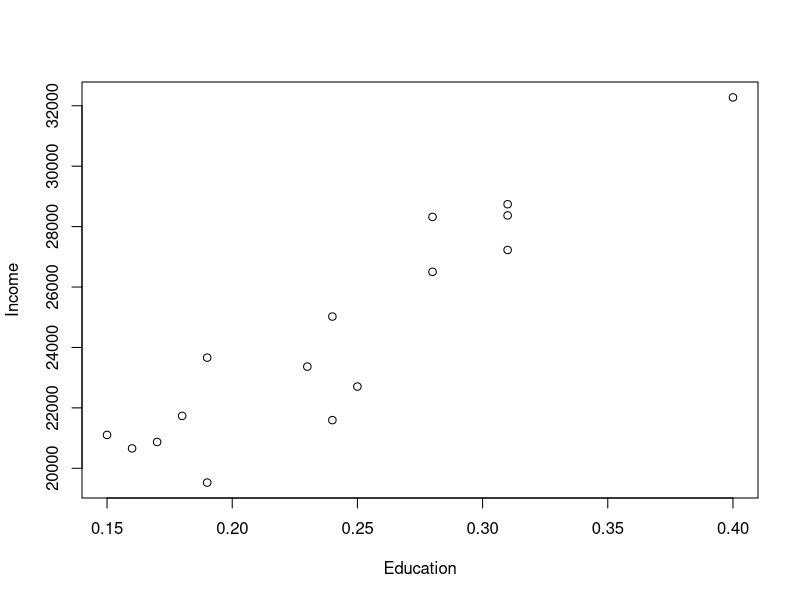
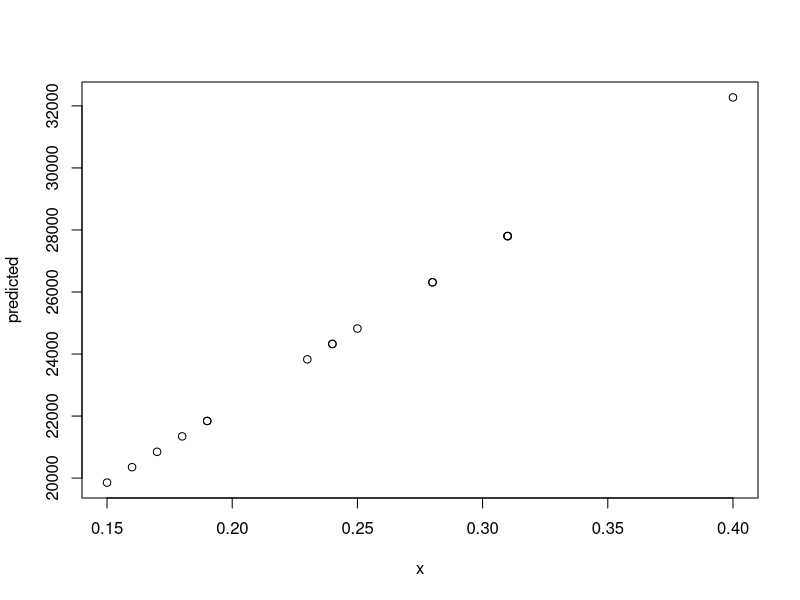
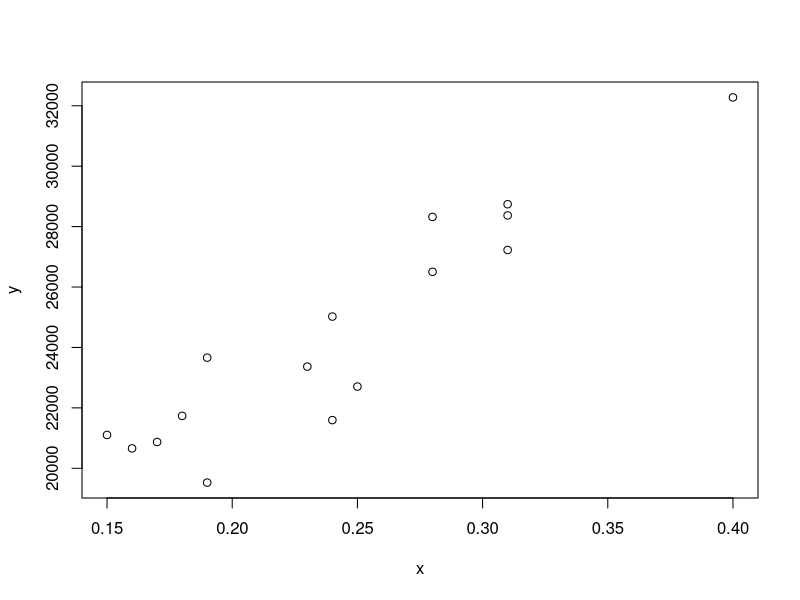
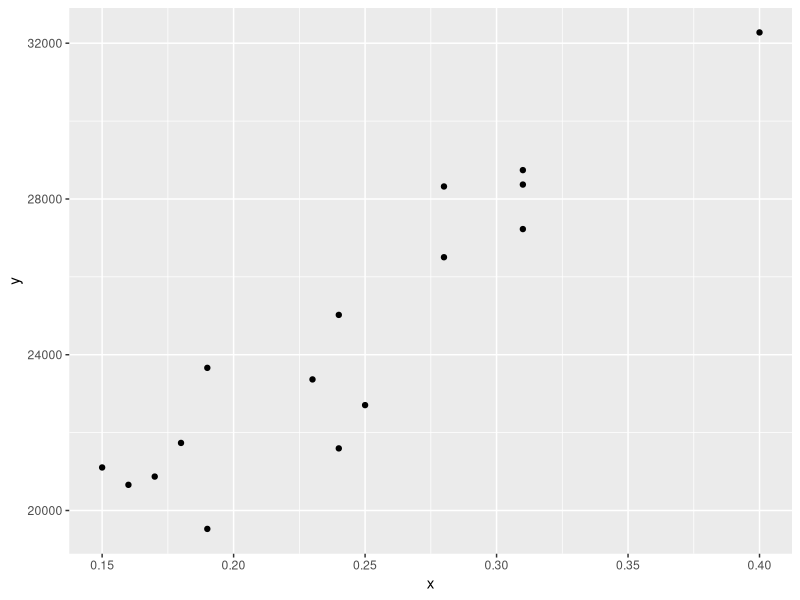
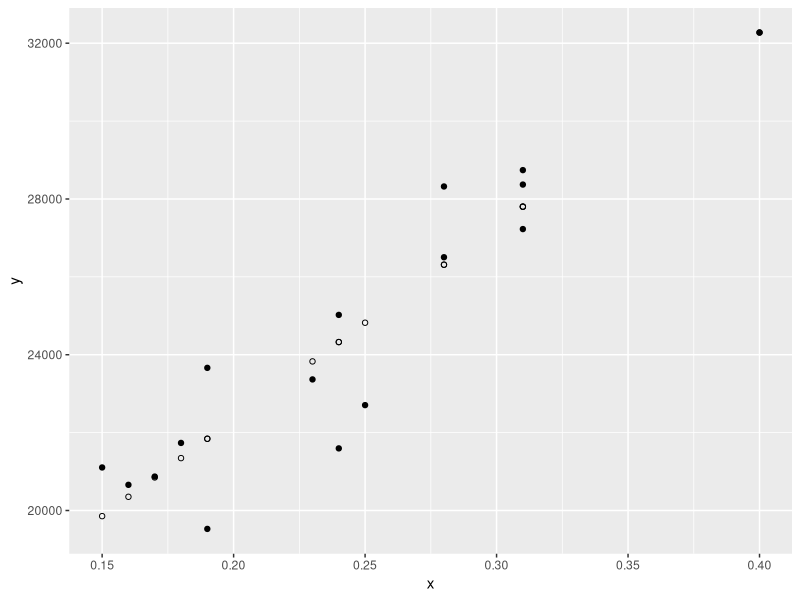
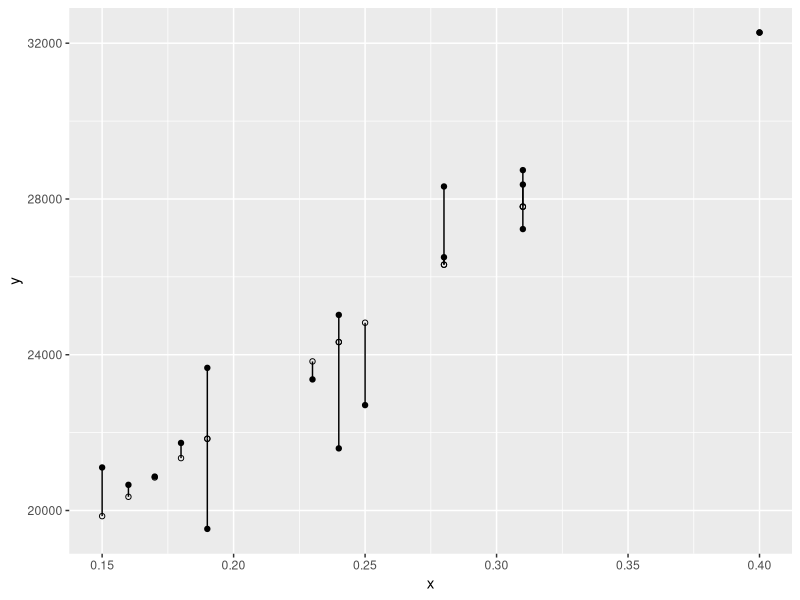
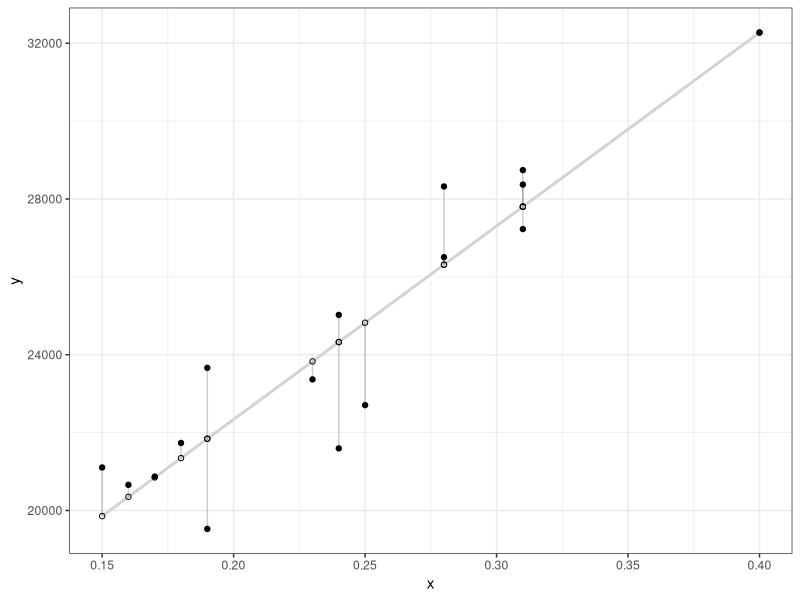

Source code (R) for these figures, in order:

library(car) 
library(boot) 
library(scatterplot3d) # Used to extract p-value from logistic model
library(ggplot2)

options(scipen=999) #turn off scientific notation
 

y <- c(23663, 20659, 32277, 21595, 27227, 
       25023, 26504, 28741, 21735, 23366, 
       20871, 28370, 21105, 22706, 19527, 
       28321)

# X represents the fraction of residents in each county having attained a
# bachelor's degree or better
x   <- c(0.19, 0.16, 0.40, 0.24, 0.31, 0.24, 0.28, 
         0.31, 0.18, 0.23, 0.17, 0.31, 0.15, 0.25, 
         0.19, 0.28)

# Let's combine Income and Education into a single dataframe
dat <- data.frame(Income = y, Education = x)

# We will add county names to each row
row.names(dat) <- c("Androscoggin", "Aroostook", "Cumberland", "Franklin", "Hancock",
                    "Kennebec", "Knox", "Lincoln", "Oxford", "Penobscot", "Piscataquis",
                    "Sagadahoc", "Somerset", "Waldo", "Washington", "York")

plot(Income ~ Education , dat)
      




## manually calculating 
dat2 = dat
dat2$x = dat2$Education
dat2$y = dat2$Income

#need to claculate the mean of X and mean of Y 
meanX = mean(dat2$x)
meanY= mean(dat2$y)

dat2$numerator = (dat2$x - meanX) * (dat2$y - meanY)
dat2$denominator = ((dat2$x - meanX) * (dat2$x - meanX))

sum_numerator = sum(dat2$numerator)
sum_denominator = sum(dat2$denominator)

x_slope_via_ls = sum_numerator / sum_denominator

# now calculating y-sloe 
ourmeanx = meanX
ourmeany = meanY
yintercept = ourmeany - (x_slope_via_ls*meanX)

#y intercept = 12405 
#x slope = 49670
# equation = Y = 12405 + 49670(x) + error 
dat2$predicted = 12405 + (49670*dat2$x)

#Predicted 
plot(predicted ~ x , dat2)
#Original 
plot(y ~ x , dat2)

#Residuals 
#Now lets manually compute the delta (abs) between predicted and actual 
#This will also be called the least absolute error (LAE)
dat2$lae = abs(dat2$predicted - dat2$y)

#Then to get to the sum of squared errors (SSE)
dat2$sse = (abs(dat2$predicted - dat2$y))^2

lae_mean = mean(dat2$lae)
sse_mean = mean(dat2$sse)

#Sum of Standard Error 
sum_sse = sum(dat2$sse)

#Mean of Standard Error
n <- length(dat2$x)
mean_standard_error = sum_sse / (n - 2)











## Simple Way 
dat3 = dat
dat3$x = dat2$Education
dat3$y = dat2$Income
model = lm( y ~ x, dat3)
model_summ <-summary(model)

#### Need to show manually how then based on the model, 
#### you could then manually show where / how the points 
#### would equally if you were to do this manually with the slope 
#### equation we just greated 

# https://drsimonj.svbtle.com/visualising-residuals
dat3$predicted <- predict(model)   # Save the predicted values
dat3$residuals <- residuals(model) # Save the residual values
#####
ggplot(dat3, aes(x = x, y = y)) +  # Set up canvas with outcome variable on y-axis
geom_point() #plot the actual values
#####
#add the predicted values 
ggplot(dat3, aes(x = x, y = y)) +
  geom_point() +
  geom_point(aes(y = predicted), shape = 1)
#####
ggplot(dat3, aes(x = x, y = y)) +
  geom_segment(aes(xend = x, yend = predicted)) +
  geom_point() +
  geom_point(aes(y = predicted), shape = 1)
#####
ggplot(dat3, aes(x = x, y = y)) +
  geom_smooth(method = "lm", se = FALSE, color = "lightgrey") +  # Plot regression slope
  geom_segment(aes(xend = x, yend = predicted), alpha = .2) +  # alpha to fade lines
  geom_point() +
  geom_point(aes(y = predicted), shape = 1) +
  theme_bw()  # Add theme for cleaner look






####ANOTHER WAY => https://rpubs.com/aaronsc32/simple-linear-regression
####ANOTHER WAY => https://rpubs.com/aaronsc32/simple-linear-regression
####ANOTHER WAY => https://rpubs.com/aaronsc32/simple-linear-regression
# Manual Calculation of then the ERROR 
n <- length(dat2$x)

# Calculate the error statistics Sxx, Syy, and Sxy
sxx <- sum(dat2$x^2) - sum(dat2$x)^2 / n
syy <- sum(dat2$y^2) - sum(dat2$y)^2 / n
sxy <- sum(x * y) - (sum(x) * sum(y)) / n

# Coefficients beta0 and beta1
b1 <- sxy / sxx
b0 <- mean(dat2$y) - b1 * mean(dat2$x)

# Sum of standard error and Mean Standard Error
sse <- syy - sxy^2 / sxx
mse <- sse / (n - 2)

# Coefficient of determination R-squared
# where 𝑆𝑆res is the residual sum of squares and 𝑆𝑆tot is the total sum of squares.
r2 <- (syy - sse) /syy
